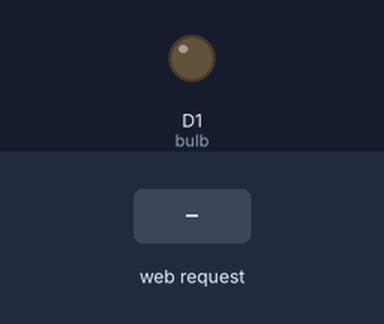
The sketch below on a simulated ESP8266 (NodeMCU). On the bench: output pins drawn as LEDs (lit = HIGH). The inputs (shaded band) are chosen by the test bench. WiFi joins after 1.5 s; servers stay silent unless stated; what the sketch prints to the serial monitor is not drawn.

Above: at 2.7 s.
2.8 s: HTTP request GET /on received
At 4.0 s:
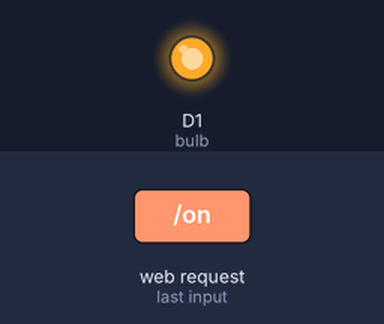
4.3 s: HTTP request GET /off received
At 5.1 s:
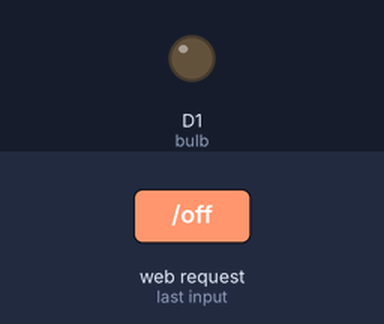
Timing chart, 0 to 7.3 s (numbered marks = the images above; inputs shaded):
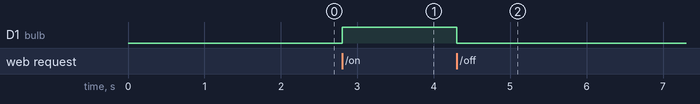

Measured:
- after the input at 2.8 s, D1 (bulb): LOW → HIGH at once
- after the input at 4.3 s, D1 (bulb): HIGH → LOW at once

The sketch:

WIFI_Server.ino
```cpp
#include <ESP8266WiFi.h>  // ESP 8266 Wi-Fi & WebServer Library
#include <ESP8266WebServer.h>

ESP8266WebServer server(80);

int bulb = D1;

void setup() {
  // BULB Pin setting
  pinMode(bulb, OUTPUT);
  digitalWrite(bulb, LOW);

  // Serial setting
  Serial.begin(9600);
  Serial.println();

  // Wi-Fi Connection
  WiFi.begin("LUNABLANCA", "07921071");
  Serial.print("Connecting");
  //Wi-Fi 연결 동안 . 출력
  while(WiFi.status() != WL_CONNECTED) {
    delay(500);
    Serial.print(".");
  }
  Serial.println();

  Serial.print("Connected, IP address : ");
  Serial.println(WiFi.localIP()); //Wi-Fi 주소 출력

  server.on("/on", handleOn);
  server.on("/off", handleOff);

  server.begin();
  Serial.println("HTTP Server Started");
}

void handleOn() {
  digitalWrite(bulb, HIGH);
  server.send(200, "text/plain", "BULB ON");
}

void handleOff() {
  digitalWrite(bulb, LOW);
  server.send(200, "text/plain", "BULB OFF");
}

void loop() {
  server.handleClient();
}
```
